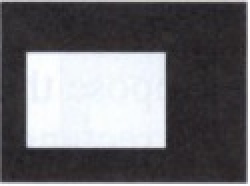
%> input picture Practicas_Matlab/OPERACIONES CON PÍXELES/A.jpg, 125 x 93 px (shown 2 times larger)
$ octave operaciones.m   (GNU Octave 9; MATLAB toolbox functions it lacks are replaced by stand-ins)
%> lines starting %> are read from the running program, lines starting %| are printed output that depends on the picture; in (x1, y1, x2, y2) boxes, pixels count from 0 and x2, y2 are one past the last pixel; in counts of white or black regions, pixels touching at a corner belong together; the program's own positions count from 1
A=imread('A.jpg');
%> A is the input picture: size 93x125x3 uint8; mean R, G, B 110.4, 109.5, 112.9
A=rgb2gray(A);
%> A: size 93x125 uint8
A=im2bw(A);
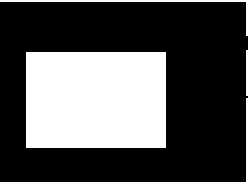
%> A: size 93x125 logical (shown 2 times larger); 33.6% white; 2 white regions, box (x1, y1, x2, y2) and area: (13, 26, 83, 74) 3360, (0, 0, 125, 93) 547

B=imread('B.jpg');
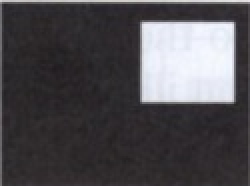
%> input picture Practicas_Matlab/OPERACIONES CON PÍXELES/B.jpg, 125 x 93 px (shown 2 times larger)
%> B is the input picture: size 93x125x3 uint8; mean R, G, B 79.2, 76.8, 80.6
B=rgb2gray(B);
%> B: size 93x125 uint8
B=im2bw(B);
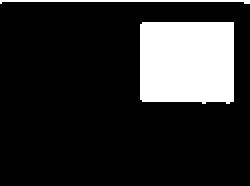
%> B: size 93x125 logical (shown 2 times larger); 17.3% white; 2 white regions, box (x1, y1, x2, y2) and area: (70, 11, 117, 52) 1882, (0, 0, 125, 2) 129

%Operaciones logicas
C = A & B;        % AND
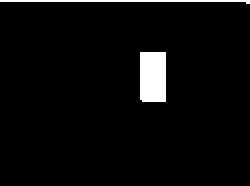
%> C: size 93x125 logical (shown 2 times larger); 3.9% white; 2 white regions, box (x1, y1, x2, y2) and area: (70, 26, 83, 51) 324, (0, 0, 125, 2) 127
D = A | B;        % OR    figure,imshow(I);
%> D: size 93x125 logical; 47% white; 2 white regions, box (x1, y1, x2, y2) and area: (13, 11, 117, 74) 4918, (0, 0, 125, 93) 549
E = xor(A,B);     % XOR
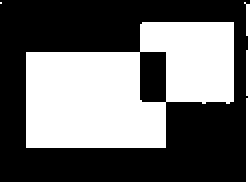
%> E: size 93x125 logical (shown 2 times larger); 43.1% white; 3 white regions (1 under 20 px), largest, box (x1, y1, x2, y2) and area: (13, 11, 117, 74) 4594, (0, 1, 125, 93) 421
F = A & ~B;       % A and not(B)
%> F: size 93x125 logical; 29.7% white; 2 white regions, box (x1, y1, x2, y2) and area: (13, 26, 83, 74) 3036, (0, 2, 125, 93) 420

%Operaciones aritmeticas
suma = A + B;
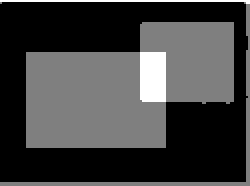
%> suma: size 93x125 double (shown 2 times larger); min 0, max 2, mean 0.509; drawn with min black and max white
resta =  A - B;
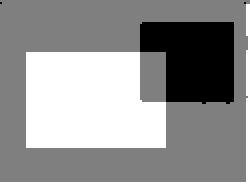
%> resta: size 93x125 double (shown 2 times larger); min -1, max 1, mean 0.163; drawn with min black and max white
multiplicacion =  A .*B;
division = A ./B;

%Mostrar las imagenes y los resultados
subplot(1,9,1), imshow(A); title('A');
subplot(1,9,2), imshow(B); title('B');
pause;
subplot(1,9,3), imshow(suma); title('SUMA');
pause;
subplot(1,9,4), imshow(resta); title('RESTA');
pause;
subplot(1,9,5), imshow(multiplicacion); title('MULTIPLICACION');
pause;
subplot(1,9,6), imshow(division); title('DIVISION');
pause;
subplot(1,9,7), imshow(C); title('AND');
pause;
subplot(1,9,8), imshow(D); title('OR');
pause;
subplot(1,9,9), imshow(E); title('XOR');
